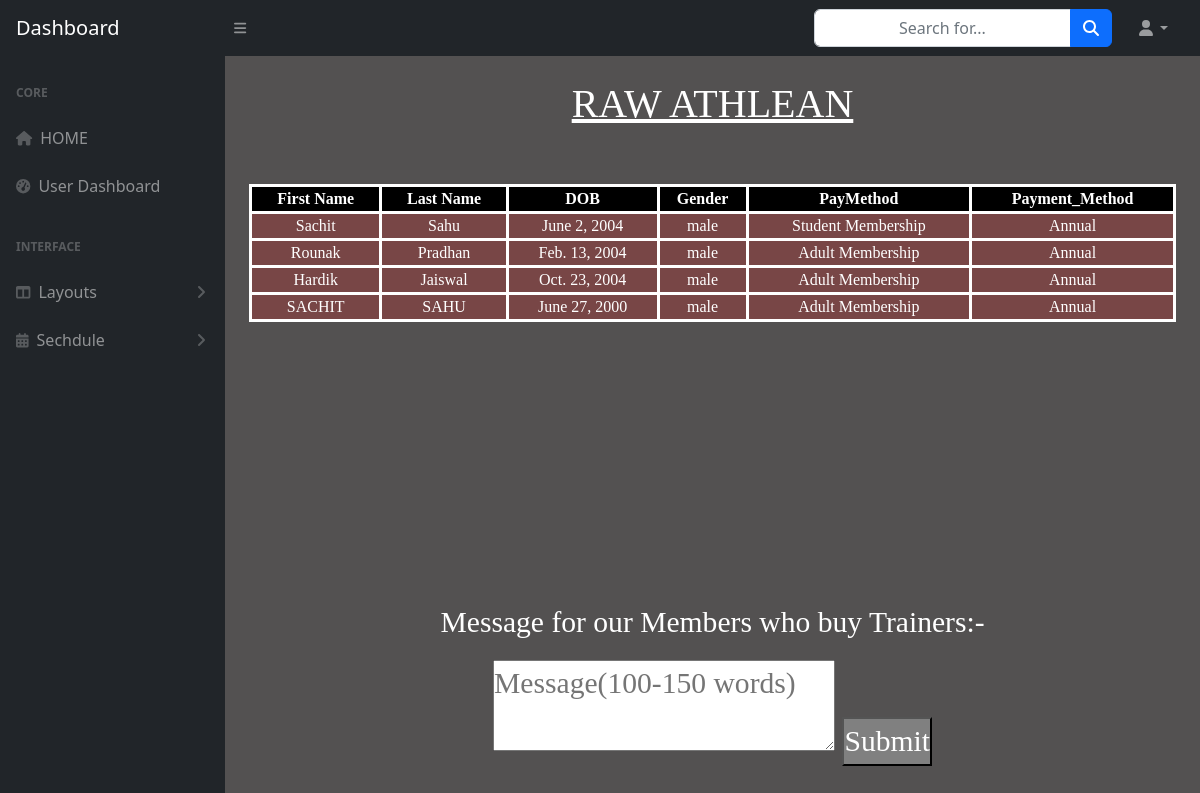
/personaldash/, run on the app's committed database.
### app1/models.py (models this page shows)
class RegTable3(models.Model):
    fname=models.CharField(max_length=50,null=True)
    lname=models.CharField(max_length=50,null=True)
    DOB=models.DateField(null=True)
    gen=models.CharField(max_length=50,null=True)
    Payment_Method=models.CharField(max_length=50,null=True)
    PayMethod=models.CharField(max_length=50,null=True)

### app1/views.py (the view)
# urls.py: path('personaldash/', views.personaldash),
def personaldash(request):
    data=RegTable3.objects.all()
    con={'Reg':data}
    return render(request,'personaldash.html',con)

### Templates/personaldash.html (shortened to what this page needs)
<!DOCTYPE html>
{% load static %}
<html lang="en">
<head>
    <link href="https://cdn.jsdelivr.net/npm/simple-datatables@7.1.2/dist/style.min.css" rel="stylesheet" />
    <link href="{% static 'css1/styles.css' %}" rel="stylesheet" />
</head>
<body class="sb-nav-fixed">
    <nav class="sb-topnav navbar navbar-expand navbar-dark bg-dark">
        <a class="navbar-brand ps-3" href="index.html">Dashboard</a>
        <button class="btn btn-link btn-sm order-1 order-lg-0 me-4 me-lg-0" id="sidebarToggle" href="#!"><i
                class="fas fa-bars"></i></button>
        <form class="d-none d-md-inline-block form-inline ms-auto me-0 me-md-3 my-2 my-md-0">
            <div class="input-group">
                <input class="form-control" type="text" placeholder="Search for..." aria-label="Search for..."
                    aria-describedby="btnNavbarSearch" />
                <button class="btn btn-primary" id="btnNavbarSearch" type="button"><i
                        class="fas fa-search"></i></button>
            </div>
        </form>
        <ul class="navbar-nav ms-auto ms-md-0 me-3 me-lg-4">
            <li class="nav-item dropdown">
                <a class="nav-link dropdown-toggle" id="navbarDropdown" href="#" role="button" data-bs-toggle="dropdown"
                    aria-expanded="false"><i class="fas fa-user fa-fw"></i></a>
            </li>
        </ul>
    </nav>
    <div id="layoutSidenav">
        <div id="layoutSidenav_nav">
            <nav class="sb-sidenav accordion sb-sidenav-dark" id="sidenavAccordion">
                <div class="sb-sidenav-menu">
                    <div class="nav">
                        <div class="sb-sidenav-menu-heading">Core</div>
                        <a class="nav-link" href="/homedash/">
                            <div class="sb-nav-link-icon"><i class="fas fa-home"></i></div>
                            HOME
                        </a>
                        <a class="nav-link" href="/dashboard/">
                            <div class="sb-nav-link-icon"><i class="fas fa-tachometer-alt"></i></div>
                            User Dashboard
                        </a>
                        <div class="sb-sidenav-menu-heading">Interface</div>
                        <a class="nav-link collapsed" href="#" data-bs-toggle="collapse"
                            data-bs-target="#collapseLayouts" aria-expanded="false" aria-controls="collapseLayouts">
                            <div class="sb-nav-link-icon"><i class="fas fa-columns"></i></div>
                            Layouts
                            <div class="sb-sidenav-collapse-arrow"><i class="fas fa-angle-down"></i></div>
                        </a>
                        <a class="nav-link collapsed" href="#" data-bs-toggle="collapse"
                            data-bs-target="#collapseLayouts" aria-expanded="false" aria-controls="collapseLayouts">
                            <div class="sb-nav-link-icon"><i class="	fas fa-calendar-alt"></i></div>
                            Sechdule
                            <div class="sb-sidenav-collapse-arrow"><i class="fas fa-angle-down"></i></div>
                        </a>
                    </div>
                </div>
            </nav>
        </div>
        <div id="layoutSidenav_content">
            <main>
                <div class="container-fluid px-4"
                    style="color: white; font-family: 'Times New Roman', Times, serif; text-align: center;">
                    <u>
                        <h1 class="mt-4">RAW ATHLEAN</h1>
                    </u>
                    <br><br>
                    <table border="1" width="100%">
                        <thead>
                            <th>First Name</th>
                            <th>Last Name</th>
                            <th>DOB</th>
                            <th>Gender</th>
                            <th>PayMethod</th>
                            <th>Payment_Method</th>
                        </thead>
                        {% for i in Reg %}
                        <tr>
                            <td> {{ i.fname }} </td>
                            <td> {{ i.lname }} </td>
                            <td> {{ i.DOB }} </td>
                            <td> {{ i.gen }} </td>
                            <td> {{ i.PayMethod }} </td>
                            <td> {{ i.Payment_Method }} </td>
                        </tr>
                        {% endfor %}
                    </table>
                    <div class="message">
                        <p>Message for our Members who buy Trainers:-</p>
                        <textarea placeholder="Message(100-150 words)" maxlength="150"></textarea>
                        <input type="submit">
                    </div>
</body>
</html>

### Templates/personaldash.html (style rules this page uses)
body { background-color: rgba(34, 32, 32, 0.778); background-image: url(https://png.pngtree.com/background/20230610/original/pngtree-the-gym-scene-where-people-are-sitting-in-a-gym-picture-image_3108802.jpg); background-repeat: no-repeat; background-attachment: fixed; background-size: cover; }
* { margin: 0px; padding: 0px; box-sizing: border-box; }
.message { margin-top: 30%; color: white; font-size: 185%; text-align: center; margin-right: 0%; }
.message input { background-color: grey; color: white; }
input { text-align: center; }
table, th, td { border: 3px solid rgb(255, 255, 255); text-align: center; }
td { background-color: #784646; color: white; }
th { background-color: #000000; color: white; }

### data on the page
RegTable3: fname "Sachit", lname "Sahu", DOB "June 2, 2004", gen "male", PayMethod "Student Membership", Payment_Method "Annual"
RegTable3: fname "Rounak", lname "Pradhan", DOB "Feb. 13, 2004", gen "male", PayMethod "Adult Membership", Payment_Method "Annual"
RegTable3: fname "Hardik", lname "Jaiswal", DOB "Oct. 23, 2004", gen "male", PayMethod "Adult Membership", Payment_Method "Annual"
RegTable3: fname "SACHIT", lname "SAHU", DOB "June 27, 2000", gen "male", PayMethod "Adult Membership", Payment_Method "Annual"
